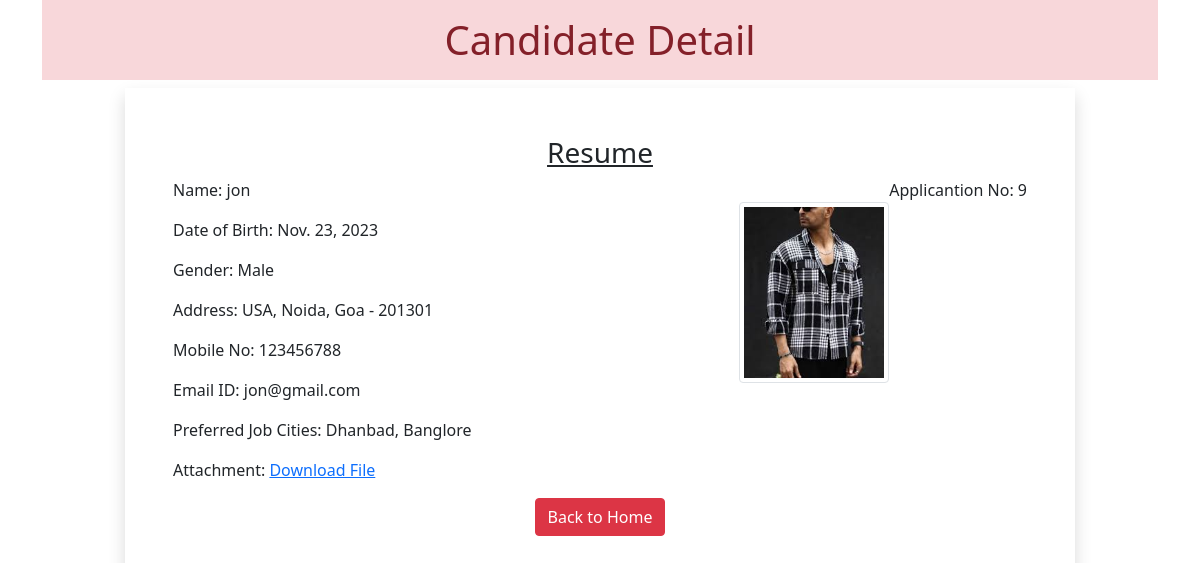
Screenshot of /9 with the database file from the repository.
### app/models.py (models this page shows)
class Resume(models.Model):
    name = models.CharField(max_length=100)
    dob = models.DateField(auto_now=False, auto_now_add=False)
    gender = models.CharField(max_length=100)
    locality = models.CharField(max_length=100)
    city = models.CharField(max_length=100)
    pin = models.PositiveIntegerField()
    state = models.CharField(choices= STATE_CHOICE, max_length=50)
    mobile = models.PositiveIntegerField()
    email = models.EmailField()
    job_city = models.CharField(max_length=50)
    profile_image = models.ImageField(upload_to='profileimg', blank=True)
    my_file = models.FileField(upload_to= 'doc', blank=True)

### app/views.py (the view)
# urls.py: path('<int:pk>', views.CandidateView.as_view(), name='candidate')
class CandidateView(View):
    def get(self, request, pk):
        candidate = Resume.objects.get(pk=pk)
        return render(request, 'candidate.html', {'candidate':candidate})

### app/templatetags/myfilter.py (called while the page is built)
@register.filter(name='remove_special')
def remove_chars(value, arg):
 for character in arg:
  value = value.replace(character, "")
 return value

### app/templates/candidate.html (shortened to what this page needs)
<!DOCTYPE html>
{% load myfilter %}
<html lang="en">
<head>
<link rel="stylesheet" href="https://cdnjs.cloudflare.com/ajax/libs/twitter-bootstrap/5.1.0/css/bootstrap.min.css">
<link rel="stylesheet" href="https://cdnjs.cloudflare.com/ajax/libs/font-awesome/5.15.4/css/all.min.css">
<link rel="stylesheet" href="assets/css/style.css">
</head>
<body>
    <div class="container">
     <h1 class="alert-danger text-center p-3">Candidate Detail</h1>
     <div class="row">
      <div class="col-sm-10 shadow p-5 offset-sm-1">
       <h3 class="text-center"><u>Resume</u></h3>
       <p class="float-end">Applicantion No: {{candidate.id}}</p>
       <img src="{{candidate.profile_image.url}}" alt="" class="img-fluid img-thumbnail float-end mt-4" width="150" height="150">
       <p>Name: {{candidate.name}}</p>
       <p>Date of Birth: {{candidate.dob}}</p>
       <p>Gender: {{candidate.gender}}</p>
       <p>Address: {{candidate.locality}}, {{candidate.city}}, {{candidate.state}} - {{candidate.pin}}</p>
       <p>Mobile No: {{candidate.mobile}}</p>
       <p>Email ID: {{candidate.email}}</p>
       <p>Preferred Job Cities: {{candidate.job_city|remove_special:"[]'"}}</p>
       <p>Attachment: <a href="{{candidate.my_file.url}}">Download File</a></p>
      <div class="text-center">
       <a href="/" class="btn btn-danger">Back to Home</a>
      </div>
      </div>
     </div>
    </div>
</body>
</html>

### rows the page displays
Resume: id "9", profile_image (picture), name "jon", dob "Nov. 23, 2023", gender "Male", locality "USA", city "Noida", state "Goa", pin "201301", mobile "123456788", email "jon@gmail.com", job_city|remove_special "Dhanbad, Banglore"
